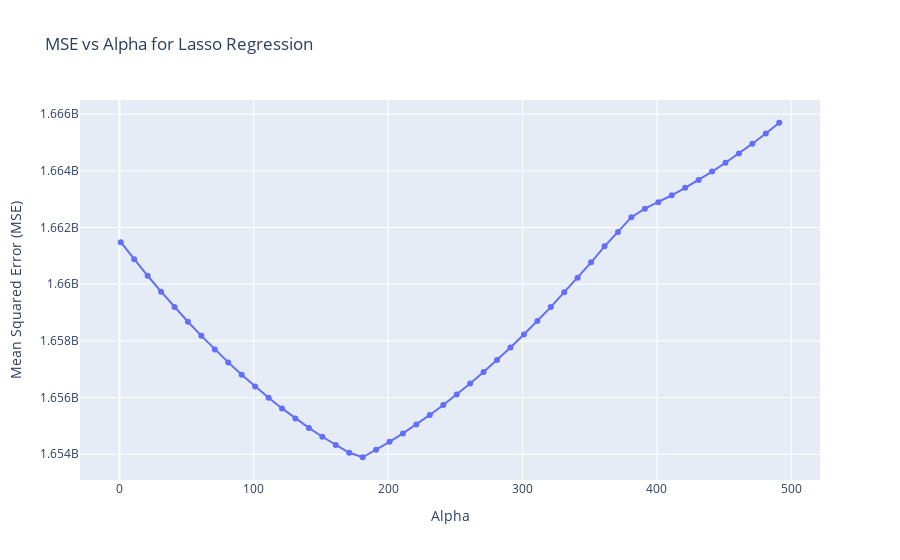

Notebook code for this chart:
### Code cell
# visualiser validerings-MSE avhengig av alpha
mse_df = pd.DataFrame(list(mse_vals.items()), columns=['alpha', 'mse'])
fig = px.line(mse_df, x='alpha', y='mse', title='MSE vs Alpha for Lasso Regression', markers=True)
fig.update_layout(xaxis_title='Alpha', yaxis_title='Mean Squared Error (MSE)')
fig.show()

### Figure 1 — Plotly figure (JSON) as saved in the notebook; plotly's stock layout.template omitted (floating-point values rounded to 4 significant figures)
{"data": [{"hovertemplate": "alpha=%{x}<br>mse=%{y}<extra></extra>", "legendgroup": "", "line": {"color": "#636efa", "dash": "solid"}, "marker": {"symbol": "circle"}, "mode": "lines+markers", "name": "", "orientation": "v", "showlegend": false, "type": "scatter", "x": [1, 11, 21, 31, 41, 51, 61, 71, 81, 91, 101, 111, 121, 131, 141, 151, 161, 171, 181, 191, 201, 211, 221, 231, 241, 251, 261, 271, 281, 291, 301, 311, 321, 331, 341, 351, 361, 371, 381, 391, 401, 411, 421, 431, 441, 451, 461, 471, 481, 491], "xaxis": "x", "y": [1661000000.0, 1661000000.0, 1660000000.0, 1660000000.0, 1659000000.0, 1659000000.0, 1658000000.0, 1658000000.0, 1657000000.0, 1657000000.0, 1656000000.0, 1656000000.0, 1656000000.0, 1655000000.0, 1655000000.0, 1655000000.0, 1654000000.0, 1654000000.0, 1654000000.0, 1654000000.0, 1654000000.0, 1655000000.0, 1655000000.0, 1655000000.0, 1656000000.0, 1656000000.0, 1656000000.0, 1657000000.0, 1657000000.0, 1658000000.0, 1658000000.0, 1659000000.0, 1659000000.0, 1660000000.0, 1660000000.0, 1661000000.0, 1661000000.0, 1662000000.0, 1662000000.0, 1663000000.0, 1663000000.0, 1663000000.0, 1663000000.0, 1664000000.0, 1664000000.0, 1664000000.0, 1665000000.0, 1665000000.0, 1665000000.0, 1666000000.0], "yaxis": "y"}], "layout": {"autosize": true, "legend": {"tracegroupgap": 0}, "title": {"text": "MSE vs Alpha for Lasso Regression"}, "xaxis": {"anchor": "y", "autorange": true, "domain": [0, 1], "range": [-28.64, 520.6], "title": {"text": "Alpha"}, "type": "linear"}, "yaxis": {"anchor": "x", "autorange": true, "domain": [0, 1], "range": [1653000000.0, 1667000000.0], "title": {"text": "Mean Squared Error (MSE)"}, "type": "linear"}}}
